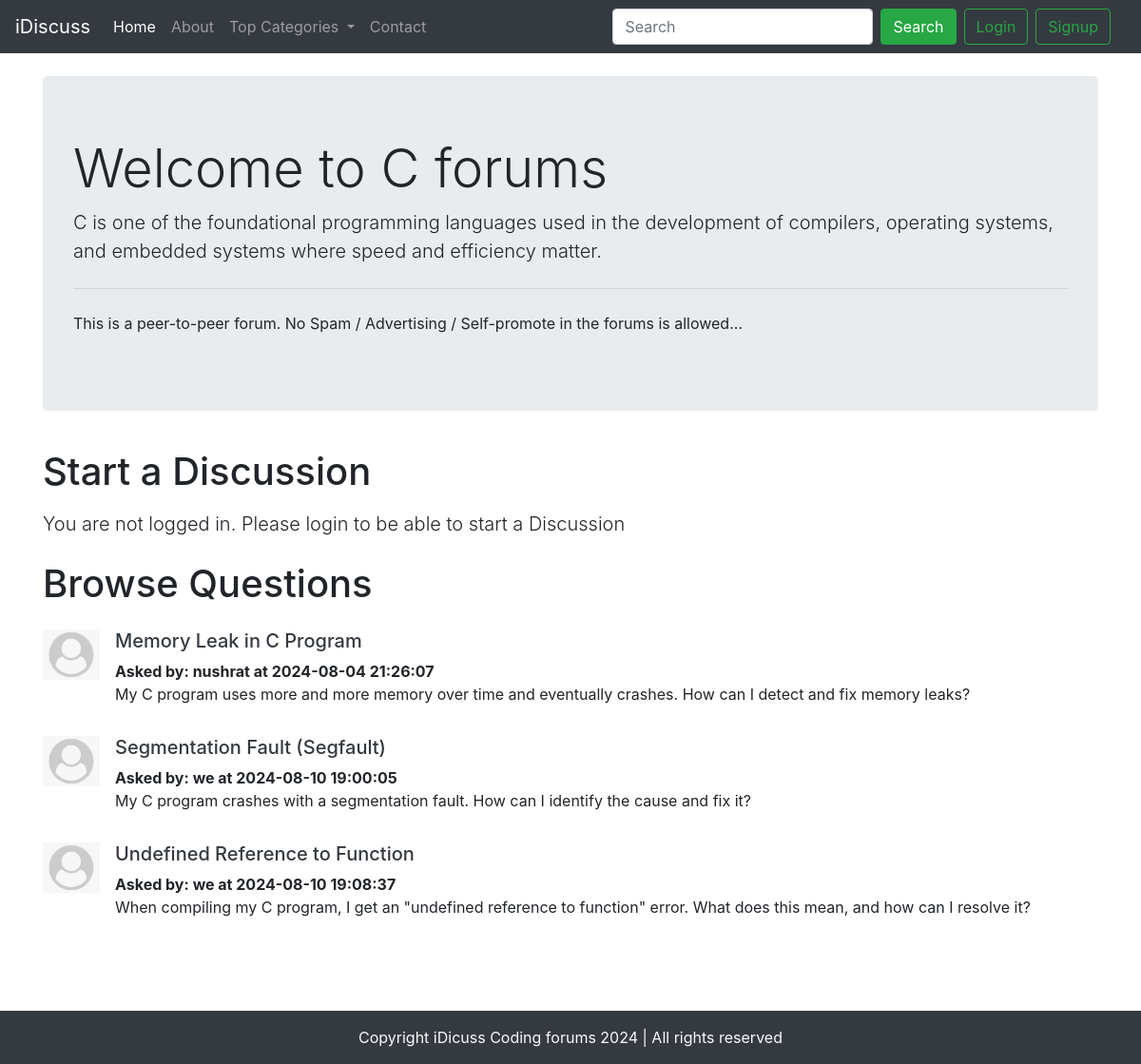
The app's page /threadlist.php?catid=3 with its own data.
### tables this page shows
CREATE TABLE `categories` (
  `category_id` int(8) NOT NULL,
  `category_name` varchar(255) NOT NULL,
  `category_description` varchar(255) NOT NULL,
  `created` datetime NOT NULL DEFAULT current_timestamp()
);

CREATE TABLE `threads` (
  `thread_id` int(7) NOT NULL,
  `thread_title` varchar(255) NOT NULL,
  `thread_desc` text NOT NULL,
  `thread_cat_id` int(7) NOT NULL,
  `thread_user_id` int(7) NOT NULL,
  `timestamp` datetime NOT NULL DEFAULT current_timestamp()
);

CREATE TABLE `users` (
  `sno` int(8) NOT NULL,
  `username` varchar(30) NOT NULL,
  `user_pass` varchar(255) NOT NULL,
  `timestamp` datetime NOT NULL DEFAULT current_timestamp(),
  `user_email` varchar(255) NOT NULL
);

### threadlist.php (the view, shortened to what this page needs)
<!doctype html>
<html lang="en">
<head>
    <link rel="stylesheet" href="https://cdn.jsdelivr.net/npm/bootstrap@4.4.1/dist/css/bootstrap.min.css"
>
</head>
<body>
    <?php include 'partials/_dbconnect.php';?>
    <?php include 'partials/_header.php';?>
    <?php
        $id = $_GET['catid'];
        $sql = "SELECT * FROM `categories` WHERE category_id = '$id'";
        $result = $conn->query($sql);
        while($row = $result->fetch_assoc()){
            $catname = $row['category_name'];
            $catdesc = $row['category_description'];
        }
    ?>
    <div class="container my-4">
        <div class="jumbotron">
            <h1 class="display-4">Welcome to <?php echo $catname;?> forums</h1>
            <p class="lead"><?php echo $catdesc;?></p>
            <hr class="my-4">
            <p>This is a peer-to-peer forum. No Spam / Advertising / Self-promote in the forums is allowed...</p>
        </div>
    </div>
    <?php
        if(isset($_SESSION['loggedin']) && $_SESSION['loggedin']==true){
            echo '<div class="container">
                    <h1 class="py-2">Start a Discussion</h1>
                    <form action="'.$_SERVER['REQUEST_URI'].'" method="post">
                        <div class="form-group">
                            <label for="title">Problem Title</label>
                            <input type="text" class="form-control" id="title" name="title">
                            <small class="form-text text-muted">Keep your title as short as possible</small>
                        </div>
                        <input type="hidden" name="sno" value="'.$_SESSION['sno'].'">
                        <div class="form-group">
                            <label for="desc">Elaborate Your Concern</label>
                            <textarea class="form-control" id="desc" name="desc" rows="3"></textarea>
                        </div>
                        <button type="submit" class="btn btn-success">Submit</button>
                    </form>
                  </div>';
        } else {
            echo '<div class="container">
                    <h1 class="py-2">Start a Discussion</h1>
                    <p class="lead">You are not logged in. Please login to be able to start a Discussion</p>
                  </div>';
        }
    ?>
    <div class="container mb-5" id="ques">
        <h1 class="py-2">Browse Questions</h1>
        <?php
        $sql = "SELECT * FROM `threads` WHERE thread_cat_id='$id'";
        $result = $conn->query($sql);
        while($row = $result->fetch_assoc()){
            $thread_id = $row['thread_id'];
            $title = $row['thread_title'];
            $desc = $row['thread_desc'];
            $thread_time = $row['timestamp'];
            $thread_user_id = $row['thread_user_id'];
            $sql2 = "SELECT username FROM `users` WHERE sno='$thread_user_id'";
            $result2 = $conn->query($sql2);
            $row2 = $result2->fetch_assoc();
            echo '<div class="media my-3">
                    <img src="images/user_default_image.png" width="60px" class="mr-3" alt="...">
                    <div class="media-body">
                        <h5 class="mt-0"><a class="text-dark" href="thread.php?threadid=' . $thread_id. '">'. $title . '</a></h5>
                        <div class="font-weight-bold my-0"> Asked by: '. $row2['username'] . ' at '. $thread_time. '</div>
                        <p class="thread-desc">'. htmlspecialchars($desc, ENT_QUOTES) . '</p>';
            echo '</div>
                </div>';
        }
?>
    </div>
    <?php include 'partials/_footer.php';?>
</body>
</html>

### threadlist.php (style rules this page uses)
#ques { min-height: 433px; }

### records on screen
categories: category_name "C", category_description "C is one of the foundational programming languages used in the development of compilers, operating systems, and embedded systems where speed and efficiency matter."
threads: thread_title "Memory Leak in C Program", users.username "nushrat", timestamp "2024-08-04 21:26:07", thread_desc "My C program uses more and more memory over time and eventually crashes. How can I detect and fix memory leaks?"
threads: thread_title "Segmentation Fault (Segfault)", users.username "we", timestamp "2024-08-10 19:00:05", thread_desc "My C program crashes with a segmentation fault. How can I identify the cause and fix it?"
threads: thread_title "Undefined Reference to Function", users.username "we", timestamp "2024-08-10 19:08:37", thread_desc "When compiling my C program, I get an \"undefined reference to function\" error. What does this mean, and how can I resolve it?"
